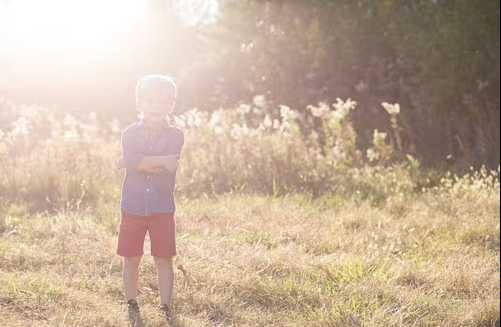
#> input picture Imagenes_Pruebas/sol.png, 501 x 327 px, found by its file name
$ python filters.py
#> lines starting #> are read from the running program, lines starting #| are printed output that depends on the picture
#> in main, image is the input picture: shape (327, 501, 3); mean B, G, R 154.9, 176.4, 197.9
import cv2
import numpy as np

# [7 lines left out: function apply_high_pass_filter, not called in this run]


def reduce_noise(image):
    noise_reduced_image = cv2.bilateralFilter(image, d=3, sigmaColor=100, sigmaSpace=75)
    return noise_reduced_image


# [6 lines left out: function gamma_correction, not called in this run]


def enhance_image_clahe(image, s=4, cL=2.5):
    """
    Mejora imágenes a color utilizando CLAHE para ajustar el contraste.
    s: tamaño del bloque para CLAHE (tileGridSize)
    cL: límite de contraste para CLAHE (clipLimit)
    """
#> called with s = 8, cL = 2
    lab_image = cv2.cvtColor(image, cv2.COLOR_BGR2LAB)
#> lab_image: shape (327, 501, 3); mean of channels 0, 1, 2 185.9, 132.5, 141.9
    l, a, b = cv2.split(lab_image)
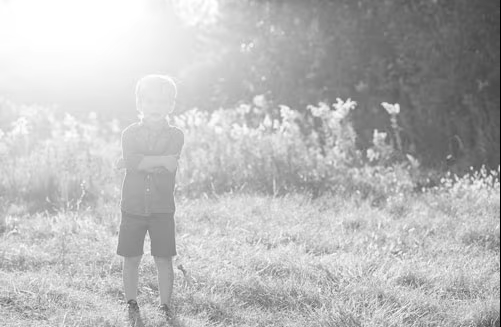
#> l: shape (327, 501); min 0, max 255, mean 185.9
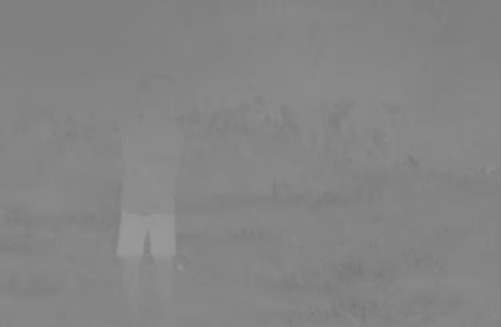
#> a: shape (327, 501); min 118, max 154, mean 132.5
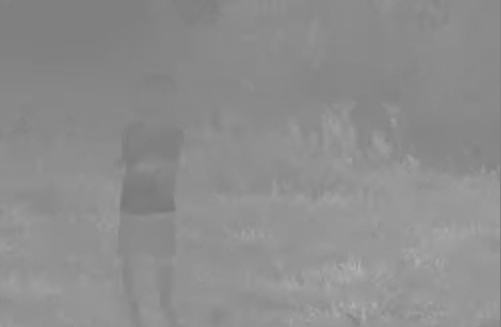
#> b: shape (327, 501); min 120, max 175, mean 141.9
    clahe = cv2.createCLAHE(clipLimit=cL, tileGridSize=(s, s))
    l_clahe = clahe.apply(l)
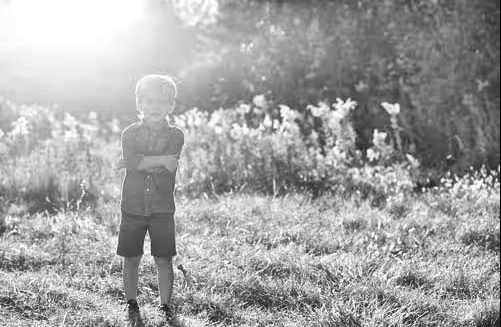
#> l_clahe: shape (327, 501); min 2, max 255, mean 162.6
    lab_clahe = cv2.merge((l_clahe, a, b))
#> lab_clahe: shape (327, 501, 3); mean of channels 0, 1, 2 162.6, 132.5, 141.9
    enhanced_image = cv2.cvtColor(lab_clahe, cv2.COLOR_LAB2BGR)
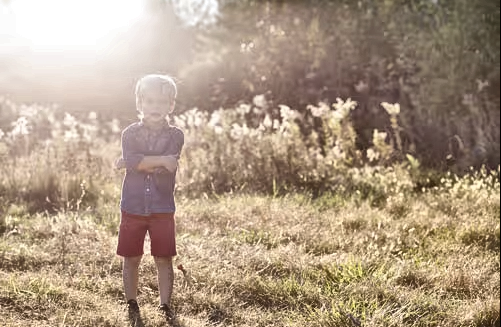
#> enhanced_image: shape (327, 501, 3); mean B, G, R 131.8, 152.8, 173
    return enhanced_image


# [28 lines left out: functions enhance_winter_image, reduced_rain_noise_BiHi, not called in this run]


def adaptive_filter(image, condition, s=4, cL=2.5):
    """
    Aplica un filtro adaptativo basado en la condición atmosférica.
    s y cL se usan para los filtros que aplican CLAHE.
    """
    if condition in ["neblina", "noche", "sol"]:
        return enhance_image_clahe(image, s=s, cL=cL)
    elif condition == "lluvia":
        return reduced_rain_noise_BiHi(image, s=s, cL=cL)
    elif condition == "nieve":
        return enhance_winter_image(image, s=s, cL=cL)
    else:
        return image  # Sin cambios si no se especifica condición


def main():
    image_path = "Imagenes_Pruebas/sol.png"
    image = cv2.imread(image_path)
    condition = "sol"
    filtered_image = adaptive_filter(image, condition, s=8, cL=2.0)
    cv2.imshow("Imagen Original", image)
    cv2.imshow("Imagen Filtrada", filtered_image)
    cv2.waitKey(0)
    cv2.destroyAllWindows()

if __name__ == "__main__":
    main()

$ run again, with Imagenes_Pruebas/lluvia.jpeg saved as Imagenes_Pruebas/sol.png
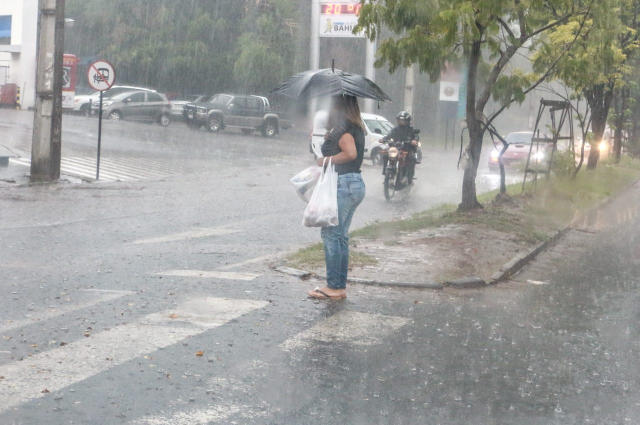
#> input picture Imagenes_Pruebas/lluvia.jpeg, 1280 x 849 px, found by its file name (shown at 1/2 size)
#> in main, image is the input picture: shape (849, 1280, 3); mean B, G, R 155.9, 158.4, 157.5
#> lab_image: shape (849, 1280, 3); mean of channels 0, 1, 2 165.6, 127.2, 129.3
#> in enhance_image_clahe, `l, a, b = cv2.split(lab_image)`:
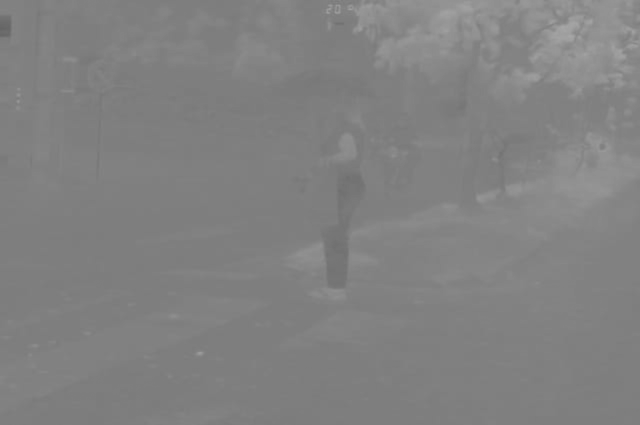
#> b: shape (849, 1280) (shown at 1/2 size); min 101, max 167, mean 129.3
#> lab_clahe: shape (849, 1280, 3); mean of channels 0, 1, 2 146.6, 127.2, 129.3
#> in enhance_image_clahe, `enhanced_image = cv2.cvtColor(lab_clahe, cv2.COLOR_LAB2BGR)`:
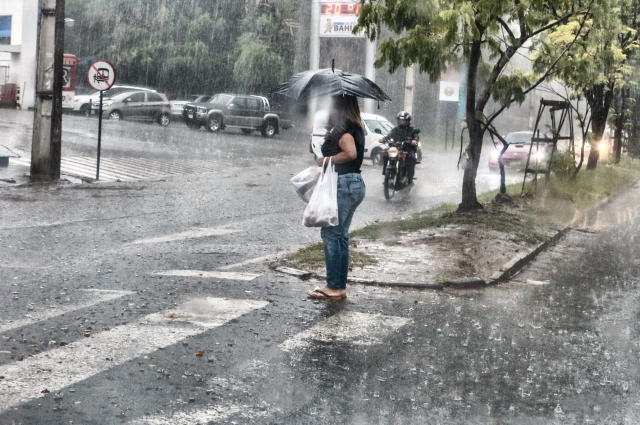
#> enhanced_image: shape (849, 1280, 3) (shown at 1/2 size); mean B, G, R 137.3, 139.9, 138.9

$ run again, with Imagenes_Pruebas/lluvia2.jpg saved as Imagenes_Pruebas/sol.png
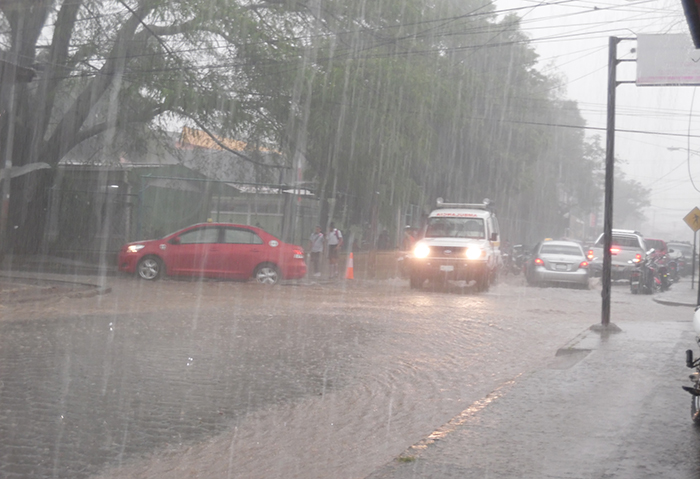
#> input picture Imagenes_Pruebas/lluvia2.jpg, 700 x 479 px, found by its file name
#> in main, image is the input picture: shape (479, 700, 3); mean B, G, R 149.2, 150.4, 155.2
#> lab_image: shape (479, 700, 3); mean of channels 0, 1, 2 159.1, 129.5, 129.3
#> in enhance_image_clahe, `l, a, b = cv2.split(lab_image)`:
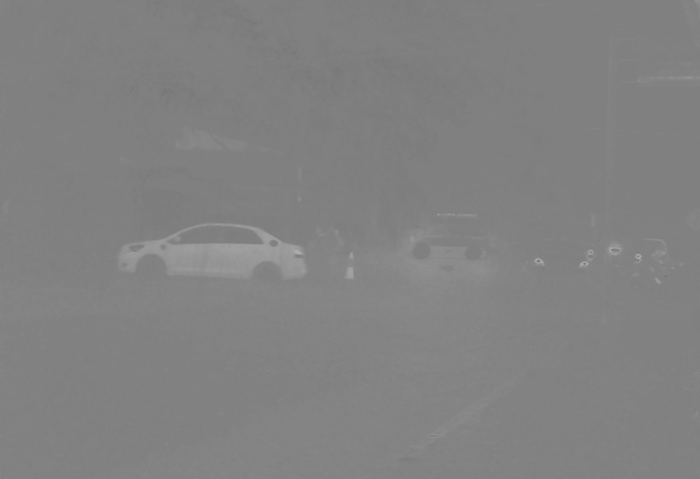
#> a: shape (479, 700); min 117, max 177, mean 129.5
#> lab_clahe: shape (479, 700, 3); mean of channels 0, 1, 2 146.2, 129.5, 129.3
#> in enhance_image_clahe, `enhanced_image = cv2.cvtColor(lab_clahe, cv2.COLOR_LAB2BGR)`:
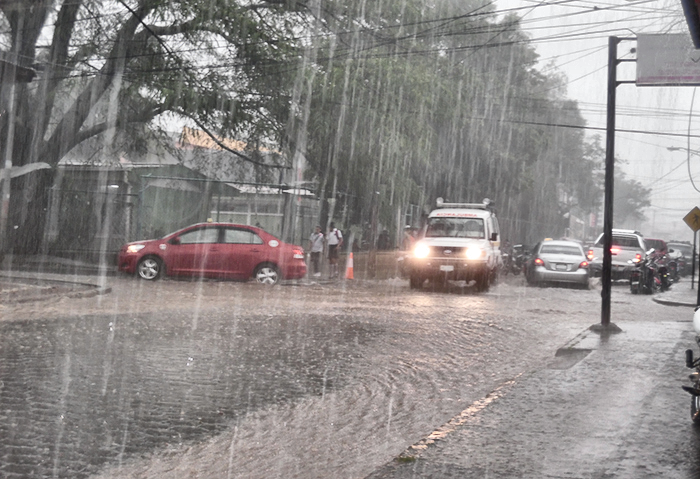
#> enhanced_image: shape (479, 700, 3); mean B, G, R 136.6, 137.9, 142.4

$ run again, with Imagenes_Pruebas/niebla.jpg saved as Imagenes_Pruebas/sol.png
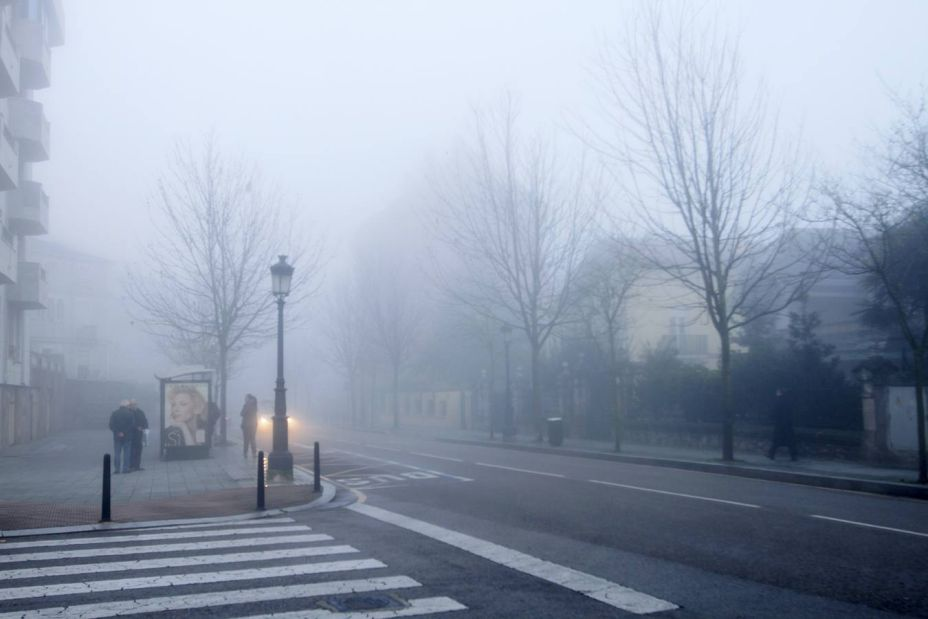
#> input picture Imagenes_Pruebas/niebla.jpg, 928 x 619 px, found by its file name
#> in main, image is the input picture: shape (619, 928, 3); mean B, G, R 176.3, 158.1, 147.1
#> lab_image: shape (619, 928, 3); mean of channels 0, 1, 2 163, 128.2, 117.1
#> in enhance_image_clahe, `l, a, b = cv2.split(lab_image)`:
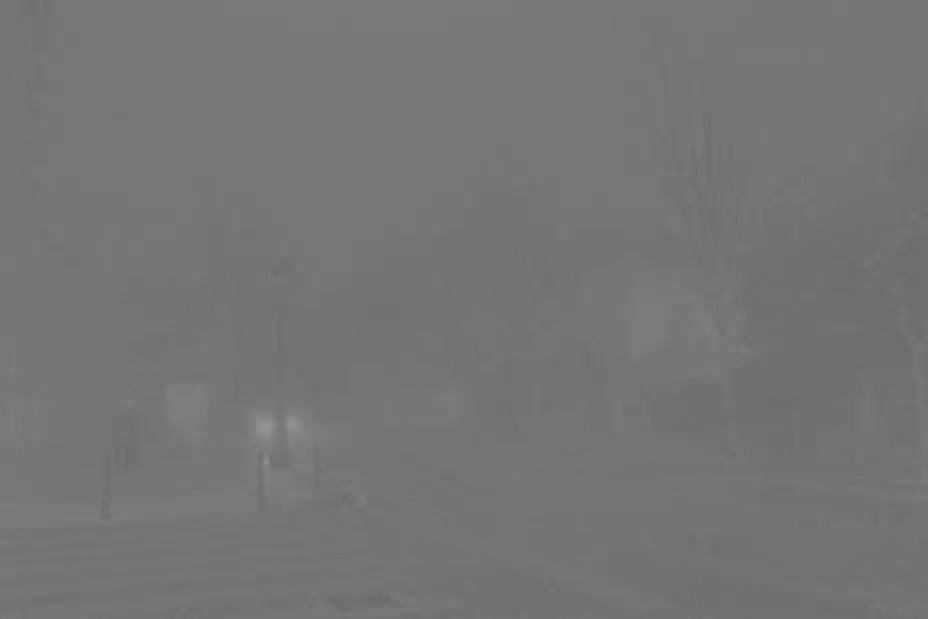
#> b: shape (619, 928); min 107, max 148, mean 117.1
#> lab_clahe: shape (619, 928, 3); mean of channels 0, 1, 2 161.5, 128.2, 117.1
#> in enhance_image_clahe, `enhanced_image = cv2.cvtColor(lab_clahe, cv2.COLOR_LAB2BGR)`:
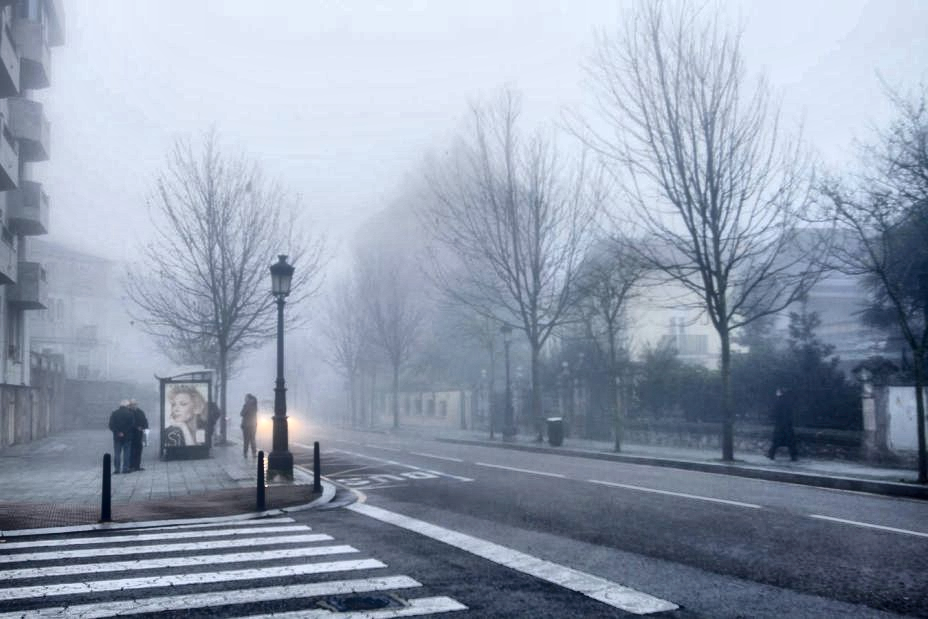
#> enhanced_image: shape (619, 928, 3); mean B, G, R 174.5, 156.4, 145.5
